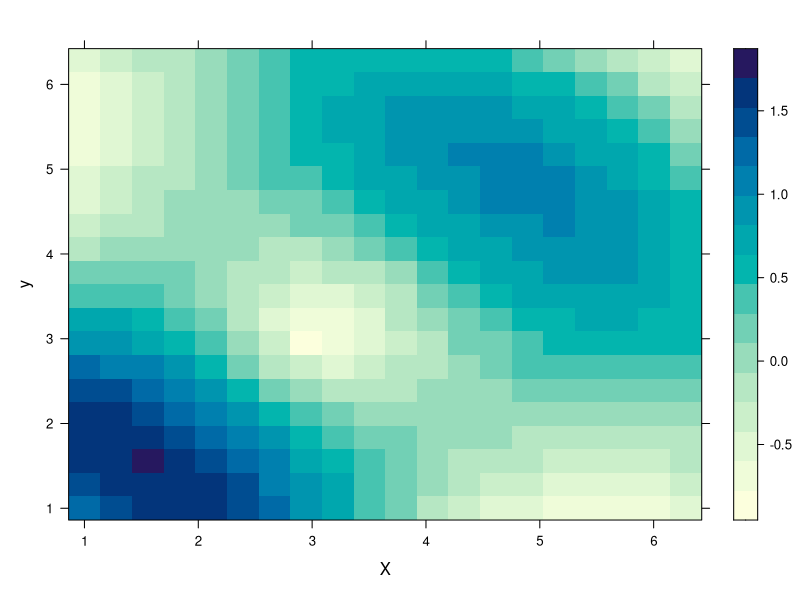

Write the R code that produced this figure.
library("lattice")

x <- seq(1, 2*pi, length.out=20)
y <- seq(1, 2*pi, length.out=20)

r1 <- as.vector(sqrt(outer(x^2, y^2, "+")))
r2 <- as.vector(sqrt(outer((x-3)^2, (y-3)^2, "+")))

grid <- expand.grid(x=x, y=y)
grid$z <- sin(r1) + sin(r2)

levelplot(z ~ x*y,
          data=grid,
          xlab="X",
          main="")
